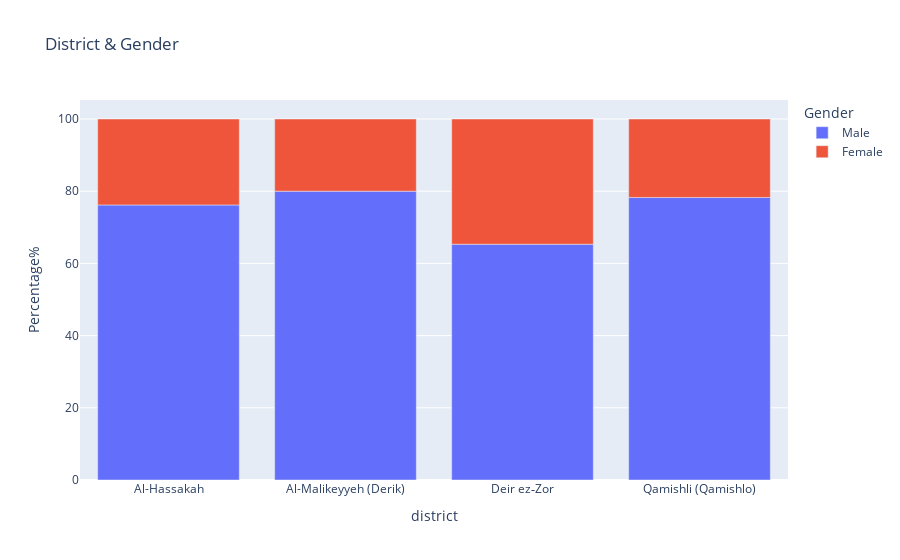

The notebook cell saved with this chart:
### Code cell
fig = px.bar(q1_q5, y='Percentage%', x='district', color=q1_q5.index, title="District & Gender")
fig.update_layout(
    legend=dict(title='Gender'
    
))
fig.show()

### Figure 1 — Plotly figure (JSON) as saved in the notebook; plotly's stock layout.template omitted (floating-point values rounded to 4 significant figures)
{"data": [{"alignmentgroup": "True", "hovertemplate": "gender=Male<br>district=%{x}<br>Percentage%=%{y}<extra></extra>", "legendgroup": "Male", "marker": {"color": "#636efa"}, "name": "Male", "offsetgroup": "Male", "orientation": "v", "showlegend": true, "textposition": "auto", "type": "bar", "x": ["Al-Hassakah", "Al-Malikeyyeh (Derik)", "Deir ez‐Zor", "Qamishli (Qamishlo)"], "xaxis": "x", "y": [76.19, 80, 65.31, 78.26], "yaxis": "y"}, {"alignmentgroup": "True", "hovertemplate": "gender=Female<br>district=%{x}<br>Percentage%=%{y}<extra></extra>", "legendgroup": "Female", "marker": {"color": "#EF553B"}, "name": "Female", "offsetgroup": "Female", "orientation": "v", "showlegend": true, "textposition": "auto", "type": "bar", "x": ["Al-Hassakah", "Al-Malikeyyeh (Derik)", "Deir ez‐Zor", "Qamishli (Qamishlo)"], "xaxis": "x", "y": [23.81, 20, 34.69, 21.74], "yaxis": "y"}], "layout": {"barmode": "relative", "legend": {"title": {"text": "Gender"}, "tracegroupgap": 0}, "title": {"text": "District & Gender"}, "xaxis": {"anchor": "y", "domain": [0, 1], "title": {"text": "district"}}, "yaxis": {"anchor": "x", "domain": [0, 1], "title": {"text": "Percentage%"}}}}
